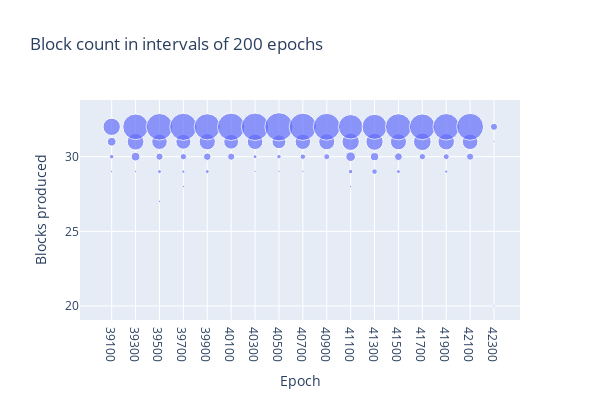

Notebook source saved alongside this figure:
### Markdown cell above
## Proposed blocks count

### Code cell
bucket_size = 200
df3["bucket"] = np.floor_divide(df3["epoch"], bucket_size)
df3["n_bxs"] = 1
df_bucket = df3[["bucket", "block_count", "n_bxs"]].groupby(["bucket", "block_count"]).sum("n_bxs").reset_index()
df_bucket["epoch"] = df_bucket["bucket"] * bucket_size + bucket_size / 2.0

fig = px.scatter(df_bucket, x = 'epoch', y = 'block_count', size = 'n_bxs', width=600, height=400, labels={ "block_count": "Blocks produced", "epoch": "Epoch", "n_bxs": "Count" }, title = "Block count in intervals of 200 epochs")
fig.update_layout(xaxis=dict(
    tickmode = 'array',
    tickvals = df_bucket['epoch'],
    ticktext = [str(int(s)) for s in df_bucket['epoch']]
))

### Figure 1 — Plotly figure (JSON) as saved in the notebook; plotly's stock layout.template omitted (floating-point values rounded to 4 significant figures)
{"data": [{"hovertemplate": "Epoch=%{x}<br>Blocks produced=%{y}<br>Count=%{marker.size}<extra></extra>", "legendgroup": "", "marker": {"color": "#636efa", "size": [1, 4, 15, 59, 1, 15, 55, 129, 1, 3, 10, 47, 139, 1, 2, 8, 44, 145, 3, 11, 52, 134, 10, 43, 147, 1, 3, 48, 148, 1, 4, 38, 157, 1, 6, 47, 146, 7, 51, 142, 1, 4, 18, 59, 118, 6, 13, 58, 123, 3, 12, 51, 134, 8, 61, 131, 2, 7, 53, 138, 10, 48, 142, 1, 1, 10], "sizemode": "area", "sizeref": 0.3925, "symbol": "circle"}, "mode": "markers", "name": "", "orientation": "v", "showlegend": false, "type": "scatter", "x": [39100, 39100, 39100, 39100, 39300, 39300, 39300, 39300, 39500, 39500, 39500, 39500, 39500, 39700, 39700, 39700, 39700, 39700, 39900, 39900, 39900, 39900, 40100, 40100, 40100, 40300, 40300, 40300, 40300, 40500, 40500, 40500, 40500, 40700, 40700, 40700, 40700, 40900, 40900, 40900, 41100, 41100, 41100, 41100, 41100, 41300, 41300, 41300, 41300, 41500, 41500, 41500, 41500, 41700, 41700, 41700, 41900, 41900, 41900, 41900, 42100, 42100, 42100, 42300, 42300, 42300], "xaxis": "x", "y": [29, 30, 31, 32, 29, 30, 31, 32, 27, 29, 30, 31, 32, 28, 29, 30, 31, 32, 29, 30, 31, 32, 30, 31, 32, 29, 30, 31, 32, 29, 30, 31, 32, 29, 30, 31, 32, 30, 31, 32, 28, 29, 30, 31, 32, 29, 30, 31, 32, 29, 30, 31, 32, 30, 31, 32, 29, 30, 31, 32, 30, 31, 32, 20, 31, 32], "yaxis": "y"}], "layout": {"height": 400, "legend": {"itemsizing": "constant", "tracegroupgap": 0}, "title": {"text": "Block count in intervals of 200 epochs"}, "width": 600, "xaxis": {"anchor": "y", "autorange": true, "domain": [0, 1], "range": [38830.0, 42520.0], "tickmode": "array", "ticktext": ["39100", "39100", "39100", "39100", "39300", "39300", "39300", "39300", "39500", "39500", "39500", "39500", "39500", "39700", "39700", "39700", "39700", "39700", "39900", "39900", "39900", "39900", "40100", "40100", "40100", "40300", "40300", "40300", "40300", "40500", "40500", "40500", "40500", "40700", "40700", "40700", "40700", "40900", "40900", "40900", "41100", "41100", "41100", "41100", "41100", "41300", "41300", "41300", "41300", "41500", "41500", "41500", "41500", "41700", "41700", "41700", "41900", "41900", "41900", "41900", "42100", "42100", "42100", "42300", "42300", "42300"], "tickvals": [39100, 39100, 39100, 39100, 39300, 39300, 39300, 39300, 39500, 39500, 39500, 39500, 39500, 39700, 39700, 39700, 39700, 39700, 39900, 39900, 39900, 39900, 40100, 40100, 40100, 40300, 40300, 40300, 40300, 40500, 40500, 40500, 40500, 40700, 40700, 40700, 40700, 40900, 40900, 40900, 41100, 41100, 41100, 41100, 41100, 41300, 41300, 41300, 41300, 41500, 41500, 41500, 41500, 41700, 41700, 41700, 41900, 41900, 41900, 41900, 42100, 42100, 42100, 42300, 42300, 42300], "title": {"text": "Epoch"}, "type": "linear"}, "yaxis": {"anchor": "x", "autorange": true, "domain": [0, 1], "range": [19.06, 33.81], "title": {"text": "Blocks produced"}, "type": "linear"}}}
